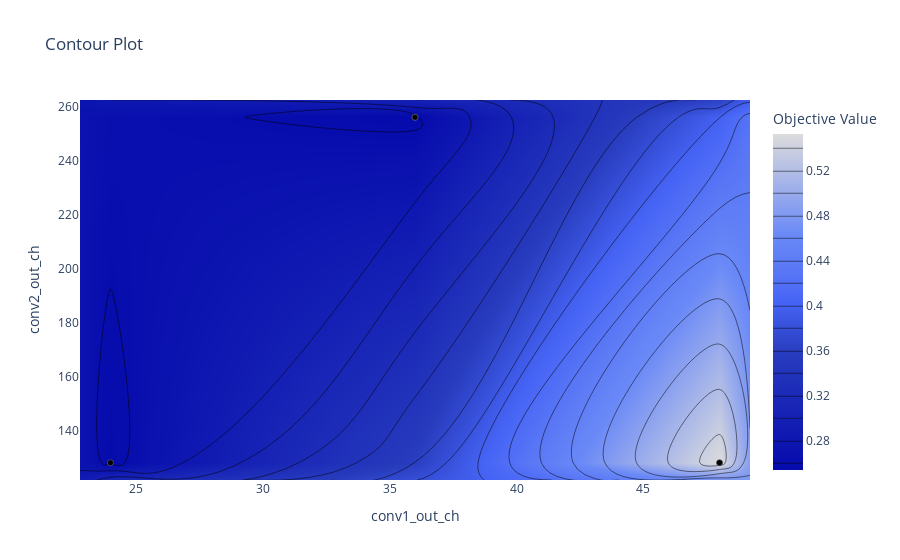

Source (notebook cell):
### Code cell
optuna.visualization.plot_contour(study, params=['conv1_out_ch', 'conv2_out_ch'])

### Figure 1 — Plotly figure (JSON) as saved in the notebook; plotly's stock layout.template omitted (floating-point values rounded to 4 significant figures)
{"data": [{"colorbar": {"title": {"text": "Objective Value"}}, "colorscale": [[0, "rgb(5,10,172)"], [0.35, "rgb(40,60,190)"], [0.5, "rgb(70,100,245)"], [0.6, "rgb(90,120,245)"], [0.7, "rgb(106,137,247)"], [1, "rgb(220,220,220)"]], "connectgaps": true, "contours": {"coloring": "heatmap"}, "hoverinfo": "none", "line": {"smoothing": 1.3}, "reversescale": false, "type": "contour", "x": [22.8, 24, 36, 48, 49.2], "y": [121.6, 128, 256, 262.4], "z": [[null, null, null, null, null], [null, 0.255, null, 0.5524, null], [null, null, 0.2538, null, null], [null, null, null, null, null]]}, {"marker": {"color": "black", "line": {"color": "Grey", "width": 0.5}}, "mode": "markers", "showlegend": false, "type": "scatter", "x": [48, 36, 36, 24, 48], "y": [128, 256, 256, 128, 128]}], "layout": {"title": {"text": "Contour Plot"}, "xaxis": {"range": [22.8, 49.2], "title": {"text": "conv1_out_ch"}}, "yaxis": {"range": [121.6, 262.4], "title": {"text": "conv2_out_ch"}}}}
